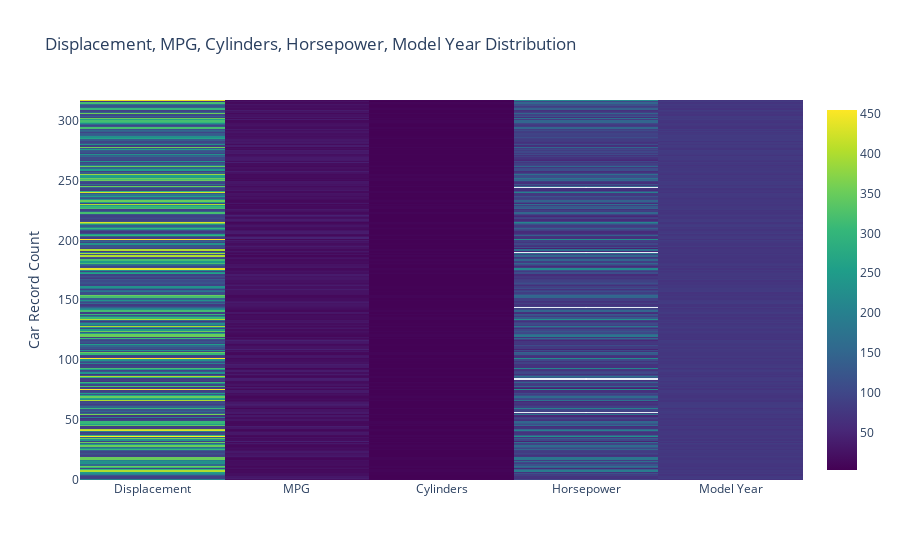

Notebook code for this chart:
### Code cell
# Plotting HeatMap
# print(working_dataset["Continent"].unique())
trace = go.Heatmap(z=working_dataset[["displacement", "mpg", "cylinders", "horsepower", "model year"]].dropna().values,
                   x=['Displacement', 'MPG', 'Cylinders', 'Horsepower', 'Model Year'],
#                    y=['USA', 'Europe', 'Japan'],
                   colorscale = 'Viridis')
#                    y=["USA", "Europe", "Japan"])
layout = go.Layout(title = "Displacement, MPG, Cylinders, Horsepower, Model Year Distribution",
                  yaxis = dict(title = "Car Record Count"))
data = [trace]
fig = go.Figure(data = data, layout = layout)
py.iplot(fig)

### Figure 1 — Plotly figure (JSON) as saved in the notebook; plotly's stock layout.template omitted (floating-point values rounded to 4 significant figures; data arrays with more than 128 entries replaced by an {"elided": "..."} marker saying what was removed)
{"data": [{"colorscale": [[0, "#440154"], [0.1111, "#482878"], [0.2222, "#3e4989"], [0.3333, "#31688e"], [0.4444, "#26828e"], [0.5556, "#1f9e89"], [0.6667, "#35b779"], [0.7778, "#6ece58"], [0.8889, "#b5de2b"], [1, "#fde725"]], "type": "heatmap", "x": ["Displacement", "MPG", "Cylinders", "Horsepower", "Model Year"], "z": {"elided": "318x5 mixed values"}}], "layout": {"title": {"text": "Displacement, MPG, Cylinders, Horsepower, Model Year Distribution"}, "yaxis": {"title": {"text": "Car Record Count"}}}}
